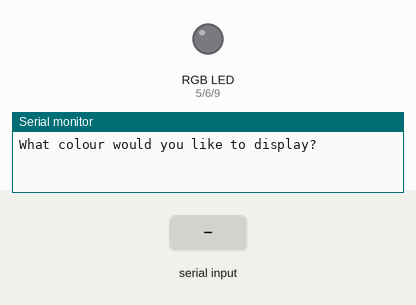
The sketch below on a simulated Arduino Uno, built with avr-gcc and run on an emulated ATmega328P. Shown: an RGB LED mixed from three pins (HIGH = lit), the last lines printed to the serial monitor. Inputs (shaded band) come from the test bench.

Above: at 1.2 s.
1.3 s: "Red" received over Serial
At 3.5 s:
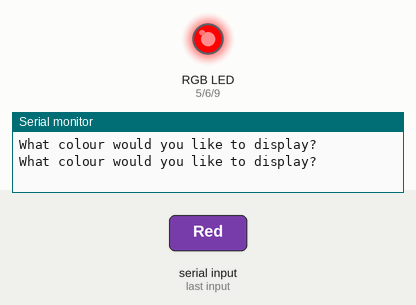
3.8 s: "Green" received over Serial
At 5.4 s:
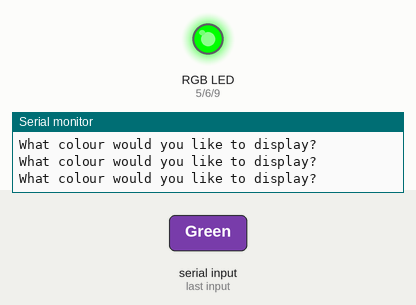
6.3 s: "Blue" received over Serial
At 8.5 s:
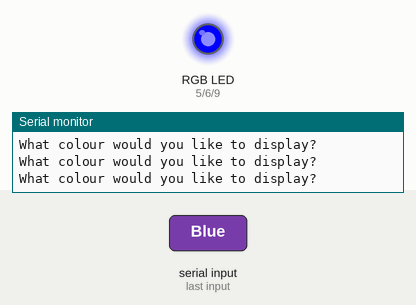
8.8 s: "White" received over Serial
At 10.5 s:
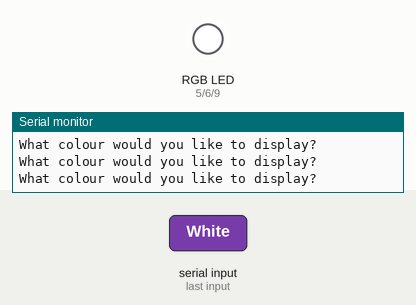
11.3 s: "Aqua" received over Serial
At 13.5 s:
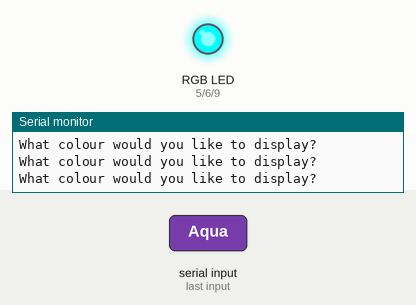
13.8 s: "Yellow" received over Serial
At 15.5 s:
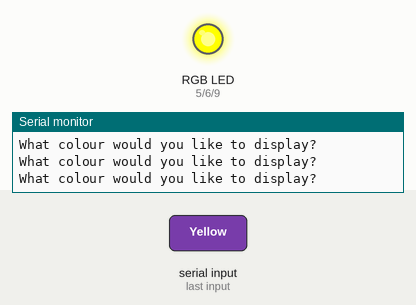
Timing chart, 0 to 17.0 s (numbered marks = the images above; inputs shaded):
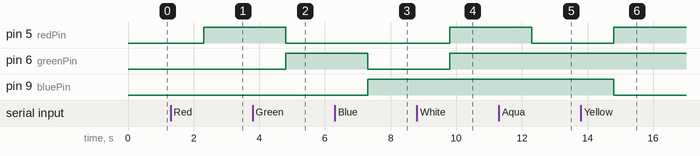

The sketch:

RGB_LEB.ino
```cpp
int redPin = 5;
int greenPin = 6;
int bluePin = 9;
String colour;

void setup() {
  pinMode(redPin, OUTPUT);
  pinMode(greenPin, OUTPUT);
  pinMode(bluePin, OUTPUT);
  Serial.begin(9600);
}

void loop() {
  Serial.println("What colour would you like to display?");

  while (Serial.available() == 0) {

  }
  colour = Serial.readString();
  if (colour == "Red") {
  analogWrite(redPin, 255);
  analogWrite(greenPin, 0);
  analogWrite(bluePin, 0);
  }
  if (colour == "Green") {
  analogWrite(redPin, 0);
  analogWrite(greenPin, 255);
  analogWrite(bluePin, 0);
  }
  if (colour == "Blue") {
  analogWrite(redPin, 0);
  analogWrite(greenPin, 0);
  analogWrite(bluePin, 255);
  }
  if (colour == "White") {
  analogWrite(redPin, 255);
  analogWrite(greenPin, 255);
  analogWrite(bluePin, 255);
  }
  if (colour == "Aqua") {
  analogWrite(redPin, 0);
  analogWrite(greenPin, 255);
  analogWrite(bluePin, 255);
  }
  if (colour == "Yellow") {
  analogWrite(redPin, 255);
  analogWrite(greenPin, 255);
  analogWrite(bluePin, 0);
  }
  if (colour == "Magenta") {
  analogWrite(redPin, 255);
  analogWrite(greenPin, 0);
  analogWrite(bluePin, 255);
  }
  if (colour == "Violet") {
  analogWrite(redPin, 125);
  analogWrite(greenPin, 0);
  analogWrite(bluePin, 255);
  }
  if (colour == "Raspberry") {
  analogWrite(redPin, 255);
  analogWrite(greenPin, 0);
  analogWrite(bluePin, 125);
  }
  if (colour == "Ocean") {
  analogWrite(redPin, 0);
  analogWrite(greenPin, 125);
  analogWrite(bluePin, 255);
  }
  if (colour == "Turquoise") {
  analogWrite(redPin, 0);
  analogWrite(greenPin, 255);
  analogWrite(bluePin, 125);
  }
  if (colour == "Lime") {
  analogWrite(redPin, 125);
  analogWrite(greenPin, 255);
  analogWrite(bluePin, 0);
  }
  if (colour == "Orange") {
  analogWrite(redPin, 255);
  analogWrite(greenPin, 125);
  analogWrite(bluePin, 0);
  }
  if (colour == "End") {
  analogWrite(redPin, 0);
  analogWrite(greenPin, 0);
  analogWrite(bluePin, 0);
  }
}
```

Measured:
- after the input at 1.3 s, pin 5 (redPin): LOW → HIGH after 1.0 s
- after the input at 3.8 s, pin 5 (redPin): HIGH → LOW after 1.0 s; pin 6 (greenPin): LOW → HIGH after 1.0 s
- after the input at 6.3 s, pin 6 (greenPin): HIGH → LOW after 1.0 s; pin 9 (bluePin): LOW → HIGH after 1.0 s
- after the input at 8.8 s, pin 5 (redPin), pin 6 (greenPin): LOW → HIGH after 1.0 s
- after the input at 11.3 s, pin 5 (redPin): HIGH → LOW after 1.0 s
- after the input at 13.8 s, pin 5 (redPin): LOW → HIGH after 1.0 s; pin 9 (bluePin): HIGH → LOW after 1.0 s
